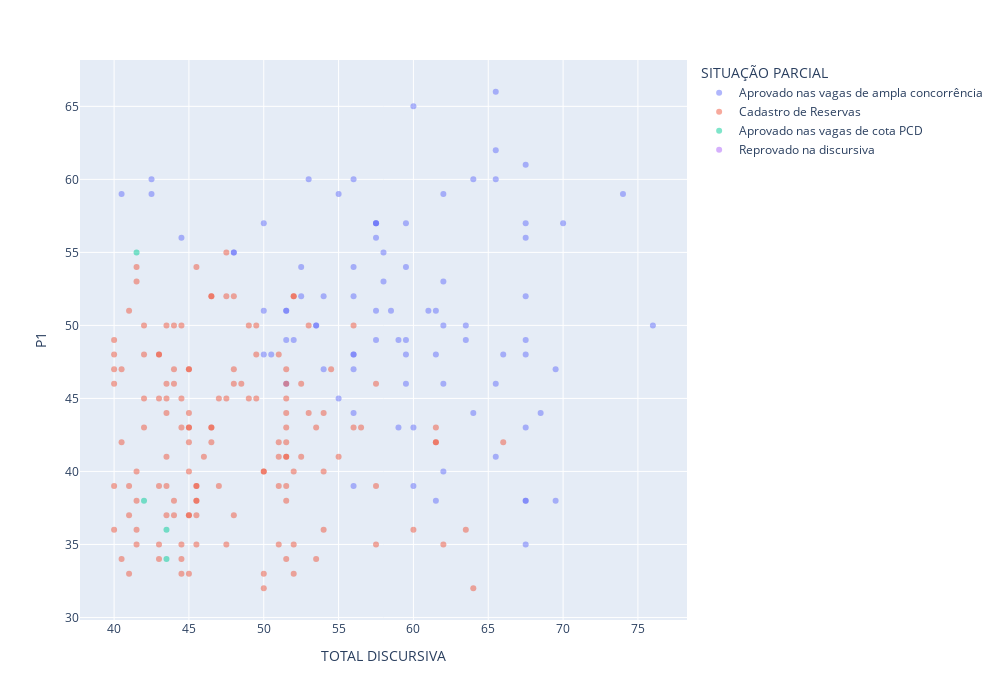

Here is the notebook cell this chart was saved with:
### Code cell
import matplotlib.pyplot as plt
import plotly.express as px

v1 = 'TOTAL DISCURSIVA'
v2 = 'P1'
# Plotar o gráfico de dispersão
# plt.scatter(resultado_preliminar_ordenado[v1], resultado_preliminar_ordenado[v2])

fig = px.scatter(resultado_preliminar_ordenado, x=v1, y=v2, color='SITUAÇÃO PARCIAL', opacity=0.5)

fig.update_layout(width=1000, height=700)

fig.show()

### Figure 1 — Plotly figure (JSON) as saved in the notebook; plotly's stock layout.template omitted (floating-point values rounded to 4 significant figures; data arrays with more than 128 entries replaced by an {"elided": "..."} marker saying what was removed)
{"data": [{"hovertemplate": "SITUAÇÃO PARCIAL=Aprovado nas vagas de ampla concorrência<br>TOTAL DISCURSIVA=%{x}<br>P1=%{y}<extra></extra>", "legendgroup": "Aprovado nas vagas de ampla concorrência", "marker": {"color": "#636efa", "opacity": 0.5, "symbol": "circle"}, "mode": "markers", "name": "Aprovado nas vagas de ampla concorrência", "orientation": "v", "showlegend": true, "type": "scatter", "x": [64, 67.5, 65.5, 76, 65.5, 74, 70, 60, 67.5, 65.5, 67.5, 59.5, 53, 57.5, 62, 57.5, 66, 58.5, 61.5, 57.5, 56, 69.5, 67.5, 67.5, 59.5, 53.5, 67.5, 57.5, 62, 63.5, 62, 56, 65.5, 59.5, 58, 57.5, 62, 52, 68.5, 67.5, 63.5, 59.5, 51.5, 59.5, 65.5, 57.5, 52.5, 62, 59, 56, 56, 55, 67.5, 40.5, 50, 50, 48, 69.5, 51.5, 44.5, 64, 56, 54, 51.5, 42.5, 58, 56, 67.5, 50.5, 42.5, 59, 55, 61.5, 60, 48, 52.5, 51.5, 50, 61.5, 53.5, 60, 56, 61, 56, 67.5, 54], "xaxis": "x", "y": [60, 61, 66, 50, 62, 59, 57, 65, 56, 60, 57, 57, 60, 56, 59, 57, 48, 51, 51, 57, 54, 38, 48, 52, 54, 50, 49, 49, 50, 50, 53, 60, 46, 46, 53, 57, 46, 49, 44, 35, 49, 49, 51, 48, 41, 51, 54, 40, 49, 48, 52, 59, 38, 59, 51, 57, 55, 47, 49, 56, 44, 48, 52, 46, 59, 55, 47, 43, 48, 60, 43, 45, 48, 43, 55, 52, 51, 48, 38, 50, 39, 39, 51, 44, 38, 47], "yaxis": "y"}, {"hovertemplate": "SITUAÇÃO PARCIAL=Cadastro de Reservas<br>TOTAL DISCURSIVA=%{x}<br>P1=%{y}<extra></extra>", "legendgroup": "Cadastro de Reservas", "marker": {"color": "#EF553B", "opacity": 0.5, "symbol": "circle"}, "mode": "markers", "name": "Cadastro de Reservas", "orientation": "v", "showlegend": true, "type": "scatter", "x": {"elided": "136 float values"}, "xaxis": "x", "y": {"elided": "136 int values"}, "yaxis": "y"}, {"hovertemplate": "SITUAÇÃO PARCIAL=Aprovado nas vagas de cota PCD<br>TOTAL DISCURSIVA=%{x}<br>P1=%{y}<extra></extra>", "legendgroup": "Aprovado nas vagas de cota PCD", "marker": {"color": "#00cc96", "opacity": 0.5, "symbol": "circle"}, "mode": "markers", "name": "Aprovado nas vagas de cota PCD", "orientation": "v", "showlegend": true, "type": "scatter", "x": [41.5, 42, 43.5, 43.5], "xaxis": "x", "y": [55, 38, 34, 36], "yaxis": "y"}, {"hovertemplate": "SITUAÇÃO PARCIAL=Reprovado na discursiva<br>TOTAL DISCURSIVA=%{x}<br>P1=%{y}<extra></extra>", "legendgroup": "Reprovado na discursiva", "marker": {"color": "#ab63fa", "opacity": 0.5, "symbol": "circle"}, "mode": "markers", "name": "Reprovado na discursiva", "orientation": "v", "showlegend": true, "type": "scatter", "x": {"elided": "402 null values"}, "xaxis": "x", "y": {"elided": "402 int values"}, "yaxis": "y"}], "layout": {"height": 700, "legend": {"title": {"text": "SITUAÇÃO PARCIAL"}, "tracegroupgap": 0}, "margin": {"t": 60}, "width": 1000, "xaxis": {"anchor": "y", "domain": [0, 1], "title": {"text": "TOTAL DISCURSIVA"}}, "yaxis": {"anchor": "x", "domain": [0, 1], "title": {"text": "P1"}}}}
